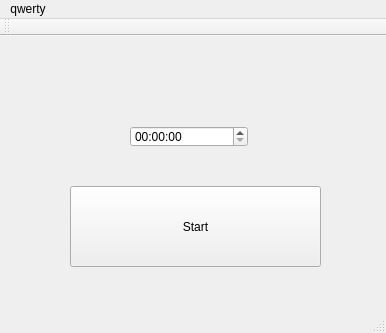
<?xml version="1.0" encoding="UTF-8"?>
<ui version="4.0">
 <class>MainWindow</class>
 <widget class="QMainWindow" name="MainWindow">
  <property name="geometry">
   <rect>
    <x>0</x>
    <y>0</y>
    <width>386</width>
    <height>333</height>
   </rect>
  </property>
  <property name="windowTitle">
   <string>Time Reporter</string>
  </property>
  <widget class="QWidget" name="centralWidget">
   <widget class="QPushButton" name="RecordButton">
    <property name="geometry">
     <rect>
      <x>70</x>
      <y>150</y>
      <width>251</width>
      <height>81</height>
     </rect>
    </property>
    <property name="text">
     <string>Start</string>
    </property>
   </widget>
   <widget class="QTimeEdit" name="timeEdit">
    <property name="geometry">
     <rect>
      <x>130</x>
      <y>90</y>
      <width>118</width>
      <height>21</height>
     </rect>
    </property>
   </widget>
  </widget>
  <widget class="QMenuBar" name="menuBar">
   <property name="geometry">
    <rect>
     <x>0</x>
     <y>0</y>
     <width>386</width>
     <height>21</height>
    </rect>
   </property>
   <widget class="QMenu" name="menuQwerty">
    <property name="title">
     <string>qwerty</string>
    </property>
   </widget>
   <addaction name="menuQwerty"/>
  </widget>
  <widget class="QToolBar" name="mainToolBar">
   <attribute name="toolBarArea">
    <enum>TopToolBarArea</enum>
   </attribute>
   <attribute name="toolBarBreak">
    <bool>false</bool>
   </attribute>
  </widget>
  <widget class="QStatusBar" name="statusBar"/>
 </widget>
 <layoutdefault spacing="6" margin="11"/>
 <resources/>
 <connections/>
</ui>
